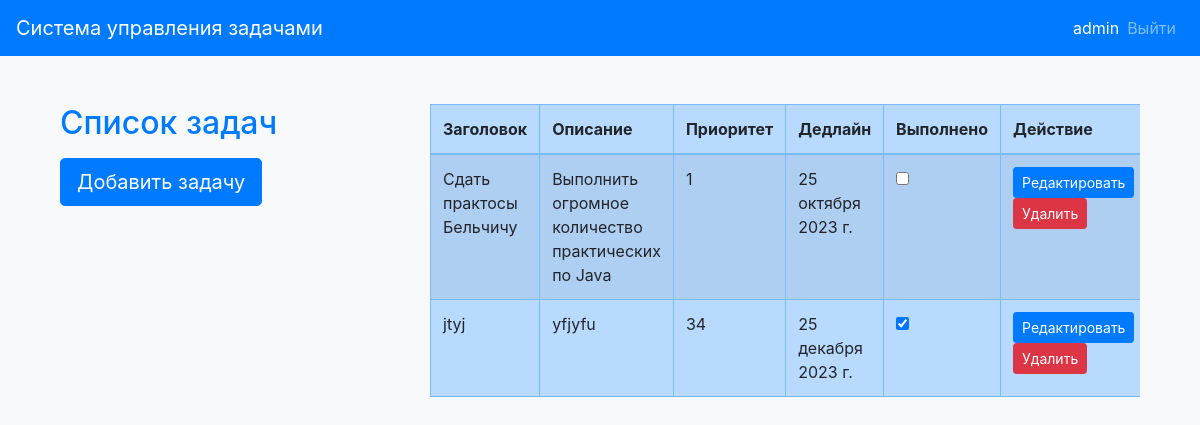
The app's page / (signed in) with its own data.
### todos/models.py (models this page shows, shortened)
class Task(models.Model):
    user = models.ForeignKey(User, on_delete=models.CASCADE)
    title = models.CharField(max_length=200)
    description = models.TextField()
    priority = models.IntegerField(default=1)
    deadline = models.DateField()
    completed = models.BooleanField(default=False)

### todos/views.py (the view)
# urls.py: path('', views.task_list, name='task_list'),
@login_required
def task_list(request):
    tasks = Task.objects.filter(user=request.user)
    return render(request, 'todos/task_list.html', {'tasks': tasks})

### todos/templates/todos/task_list.html (shortened to what this page needs)
{% extends 'todos/base.html' %}
{% load bootstrap4 %}
{% block content %}
<div class="container mt-5">
    <div class="row">
        <div class="col-md-4">
            <div class="d-flex flex-column align-items-start">
                <h2 class="text-primary mb-3">Список задач</h2>
                <a href="{% url 'task_create' %}" class="btn btn-primary btn-lg">Добавить задачу</a>
            </div>
        </div>
        <div class="col-md-8">
            <div class="table-responsive">
                <table class="table table-striped table-bordered table-primary">
                    <thead>
                        <tr>
                            <th scope="col">Заголовок</th>
                            <th scope="col">Описание</th>
                            <th scope="col">Приоритет</th>
                            <th scope="col">Дедлайн</th>
                            <th scope="col">Выполнено</th>
                            <th scope="col">Действие</th>
                        </tr>
                    </thead>
                    <tbody>
                        {% for task in tasks %}
                        <tr>
                            <td>{{ task.title }}</td>
                            <td>{{ task.description }}</td>
                            <td>{{ task.priority }}</td>
                            <td>{{ task.deadline }}</td>
                            <td>
                                <div class="form-check">
                                    <input class="form-check-input" type="checkbox" id="taskCheck{{ task.id }}" name="completed" {% if task.completed %}checked{% endif %} onchange="this.form.submit()">
                                </div>
                            </td>
                            <td>
                                <a href="{% url 'task_edit' task.id %}" class="btn btn-primary btn-sm mr-2">Редактировать</a>
                                <a href="{% url 'task_delete' task.id %}" class="btn btn-danger btn-sm">Удалить</a>
                            </td>
                        </tr>
                        {% empty %}
                        <tr>
                            <td colspan="6">Задачи отсутствуют.</td>
                        </tr>
                        {% endfor %}
                    </tbody>
                </table>
            </div>
        </div>
    </div>
</div>
{% endblock %}

### todos/templates/todos/base.html (shortened to what this page needs)
{% load bootstrap4 %}
<!DOCTYPE html>
<html lang="en">
<head>
    <link href="https://stackpath.bootstrapcdn.com/bootstrap/4.5.2/css/bootstrap.min.css" rel="stylesheet">
</head>
<body class="bg-light">
    <nav class="navbar navbar-expand-lg navbar-dark bg-primary">
        <a class="navbar-brand" href="{% url 'task_list' %}">Система управления задачами</a>
        <div class="collapse navbar-collapse" id="navbarNav">
            <ul class="navbar-nav ml-auto">
                <li class="nav-item">
                    {% if user.is_authenticated %}
                        <ul class="navbar-nav">
                            <li class="nav-item">
                                <span class="navbar-text text-white">{{ user }}</span>
                            </li>
                            <li class="nav-item">
                                <a class="nav-link" href="{% url 'user_logout' %}">Выйти</a>
                            </li>
                        </ul>
                    {% endif %}
                </li>
            </ul>
        </div>
    </nav>
    <div class="container mt-5">
        {% block content %}
        {% endblock %}
    </div>
</body>
</html>

### records on screen
Task: title "Сдать практосы Бельчичу", description "Выполнить огромное количество практических по Java", priority "1", deadline "25 октября 2023 г."
Task: title "jtyj", description "yfjyfu", priority "34", deadline "25 декабря 2023 г.", completed "☑"

### other values on screen
{{ user }} "admin"
